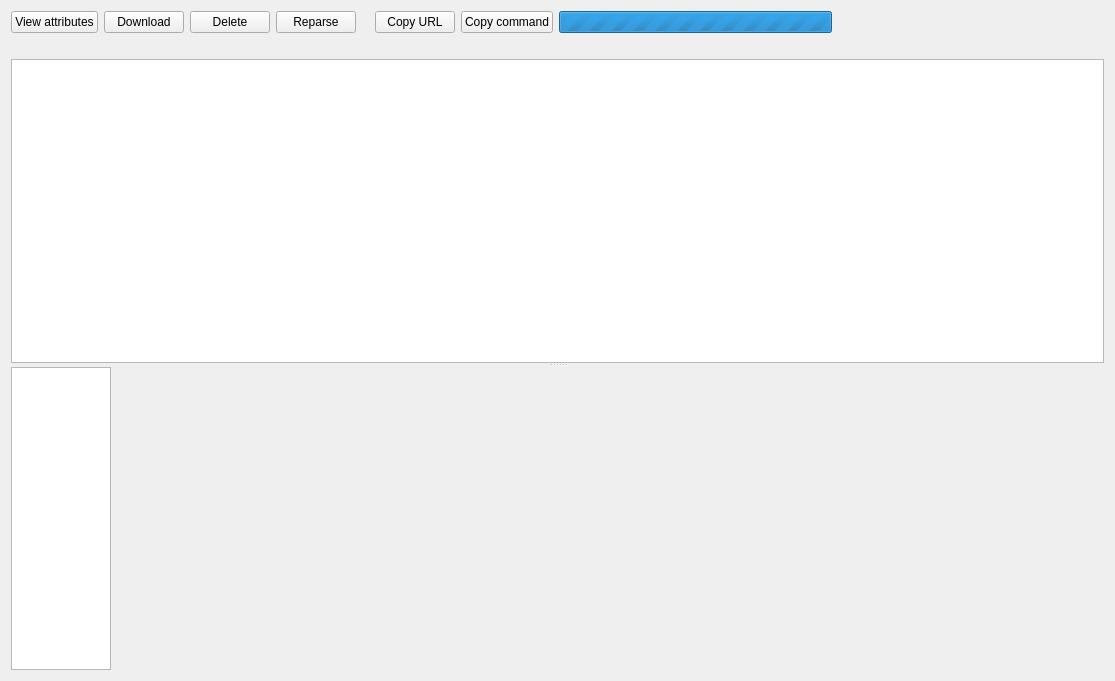
<?xml version="1.0" encoding="UTF-8"?>
<ui version="4.0">
 <class>WidgetDownloader</class>
 <widget class="QWidget" name="WidgetDownloader">
  <property name="geometry">
   <rect>
    <x>0</x>
    <y>0</y>
    <width>1115</width>
    <height>681</height>
   </rect>
  </property>
  <property name="windowTitle">
   <string>Form</string>
  </property>
  <layout class="QVBoxLayout" name="verticalLayout">
   <item>
    <layout class="QHBoxLayout" name="horizontalLayout">
     <item>
      <widget class="QPushButton" name="buttonViewAttributes">
       <property name="text">
        <string>View attributes</string>
       </property>
      </widget>
     </item>
     <item>
      <widget class="QPushButton" name="buttonDownload">
       <property name="toolTip">
        <string>Start downloading pages</string>
       </property>
       <property name="text">
        <string>Download</string>
       </property>
       <property name="checkable">
        <bool>true</bool>
       </property>
      </widget>
     </item>
     <item>
      <widget class="QPushButton" name="buttonRemovePages">
       <property name="toolTip">
        <string>Delete the selected row(s)</string>
       </property>
       <property name="text">
        <string>Delete</string>
       </property>
      </widget>
     </item>
     <item>
      <widget class="QPushButton" name="buttonReparse">
       <property name="text">
        <string>Reparse</string>
       </property>
      </widget>
     </item>
     <item>
      <widget class="QLabel" name="labelDownloadQuantities">
       <property name="text">
        <string/>
       </property>
      </widget>
     </item>
     <item>
      <widget class="QPushButton" name="buttonCopyUrl">
       <property name="toolTip">
        <string>Copy the URL of the first selected row</string>
       </property>
       <property name="text">
        <string>Copy URL</string>
       </property>
      </widget>
     </item>
     <item>
      <widget class="QPushButton" name="buttonCopyCommand">
       <property name="toolTip">
        <string>Copy the command line to launch download without the UI</string>
       </property>
       <property name="text">
        <string>Copy command</string>
       </property>
      </widget>
     </item>
     <item>
      <widget class="QProgressBar" name="progressBar">
       <property name="maximum">
        <number>0</number>
       </property>
       <property name="value">
        <number>0</number>
       </property>
      </widget>
     </item>
     <item>
      <spacer name="horizontalSpacer">
       <property name="orientation">
        <enum>Qt::Orientation::Horizontal</enum>
       </property>
       <property name="sizeHint" stdset="0">
        <size>
         <width>40</width>
         <height>20</height>
        </size>
       </property>
      </spacer>
     </item>
    </layout>
   </item>
   <item>
    <widget class="QLabel" name="labelLog">
     <property name="text">
      <string/>
     </property>
    </widget>
   </item>
   <item>
    <widget class="QSplitter" name="splitter">
     <property name="orientation">
      <enum>Qt::Orientation::Vertical</enum>
     </property>
     <widget class="QTableView" name="tableViewPages">
      <property name="editTriggers">
       <set>QAbstractItemView::EditTrigger::DoubleClicked</set>
      </property>
      <property name="selectionMode">
       <enum>QAbstractItemView::SelectionMode::ExtendedSelection</enum>
      </property>
      <property name="selectionBehavior">
       <enum>QAbstractItemView::SelectionBehavior::SelectRows</enum>
      </property>
      <attribute name="horizontalHeaderStretchLastSection">
       <bool>true</bool>
      </attribute>
     </widget>
     <widget class="QWidget" name="layoutWidget">
      <layout class="QHBoxLayout" name="horizontalLayout_2">
       <item>
        <widget class="QListWidget" name="listWidgetImages">
         <property name="maximumSize">
          <size>
           <width>100</width>
           <height>16777215</height>
          </size>
         </property>
        </widget>
       </item>
       <item>
        <widget class="QLabel" name="labelImage">
         <property name="text">
          <string/>
         </property>
        </widget>
       </item>
      </layout>
     </widget>
    </widget>
   </item>
  </layout>
 </widget>
 <resources/>
 <connections/>
</ui>
